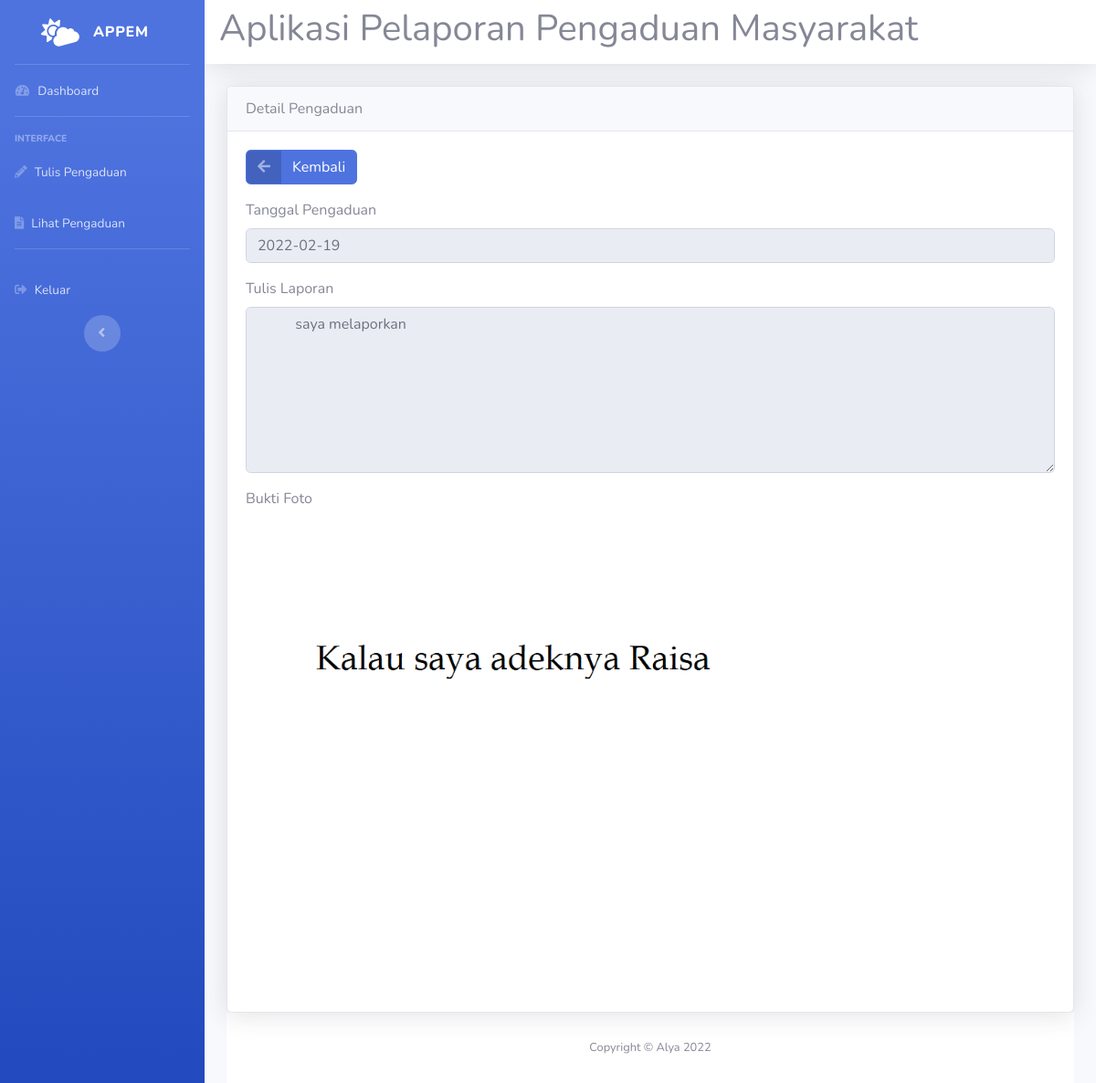
Screenshot of /masyarakat.php?url=detail_pengaduan&id=1 (signed in) with the database file from the repository.
### tables this page shows
CREATE TABLE `pengaduan` (
  `id_pengaduan` int(11) NOT NULL,
  `tgl_pengaduan` date NOT NULL,
  `nik` varchar(16) NOT NULL,
  `isi_laporan` text NOT NULL,
  `foto` varchar(225) NOT NULL,
  `status` enum('0','proses','selesai','') NOT NULL
);

### detail_pengaduan.php (the view, shortened to what this page needs)
<!DOCTYPE html>
<html lang="en">
<head>
  <link href="vendor/fontawesome-free/css/all.min.css" rel="stylesheet" type="text/css">
  <link href="css/sb-admin-2.min.css" rel="stylesheet">
</head>
<body id="page-top">
<div class="card shadow">
  <div class="card-header">
    Detail Pengaduan
  </div>
  <div class="card-body">
  <div class="form-group cols-sm-6">
  <a href="?url=lihat_pengaduan" class="btn btn-primary btn-icon-split">
    <span class="icon text-white-50">
      <i class="fas fa-arrow-left"></i>
    </span>
    <span class="text">Kembali</span>
  </a>
</div>
    <form action="" method="post" class="form-horizontal" enctype="multipart/form-data">
      <?php
      require 'koneksi.php';
      $sql=mysqli_query($conn, "select * from pengaduan where id_pengaduan='$_GET[id]'");
      $data=mysqli_fetch_array($sql);
      if ($sql)
      {
        ?>
      <div class="form-group cold-sm-6">
        <label>Tanggal Pengaduan</label>
        <input type="text" name="tgl_pengaduan" value="<?php echo $data['tgl_pengaduan']; ?>" class="form-control" readonly>
      </div>
      <div class="form-group cold-sm-6">
        <label>Tulis Laporan</label>
        <textarea class="form-control" rows="7" name="isi_laporan" readonly="">
          <?php echo $data['isi_laporan']; ?>
        </textarea>
      </div>
      <div class="form-group cold-sm-6">
        <label>Bukti Foto</label>
        <div>
        <img src="foto/<?php echo $data['foto']; ?>" width=900>
      </div>
      </div>
    <?php } ?>
    </form>
</body>
</html>

### rows the page displays
pengaduan: tgl_pengaduan "2022-02-19", isi_laporan "saya melaporkan", foto (picture)
